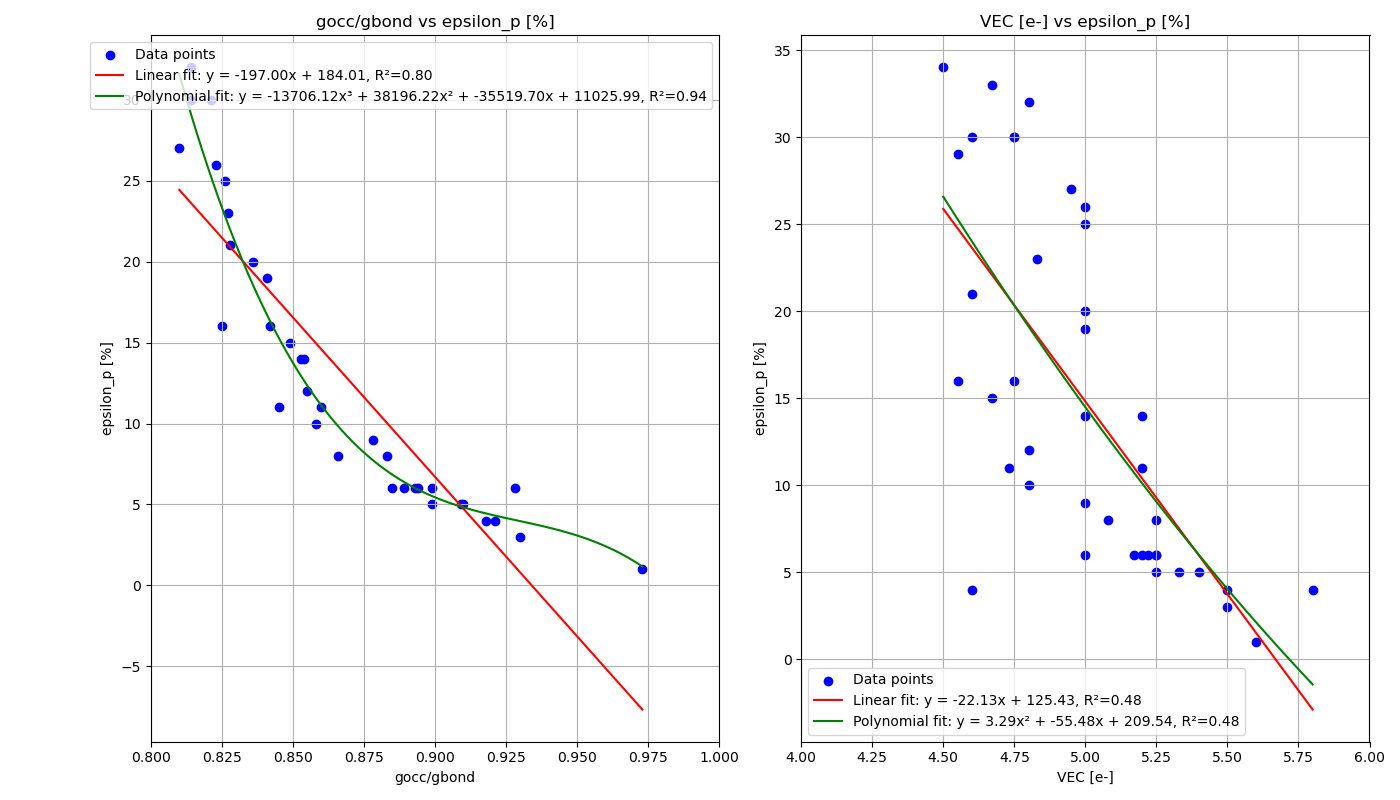

The script that saved this image:
import numpy as np
import pandas as pd
import matplotlib.pyplot as plt
from sklearn.linear_model import LinearRegression
from sklearn.preprocessing import PolynomialFeatures
from sklearn.metrics import r2_score

# Load data from the file
file_path = "../data/Borges.txt"  # Replace with your actual file path
df = pd.read_csv(file_path, sep="\t")

# Filter the rows where gocc/gbond is between 0.77 and 0.975
df_gocc = df[(df["gocc/gbond"] >= 0.8) & (df["gocc/gbond"] <= 0.975)]

# Define the features and target for gocc/gbond
X_gocc = df_gocc["gocc/gbond"].values.reshape(-1, 1)
y_gocc = df_gocc["epsilon_p [%]"].values

# Create a range of x values for fitting between min and max of gocc/gbond
x_fit_gocc = np.linspace(X_gocc.min(), X_gocc.max(), 100).reshape(-1, 1)

# Fit a linear regression model for gocc/gbond
linear_model_gocc = LinearRegression()
linear_model_gocc.fit(X_gocc, y_gocc)
y_pred_linear_gocc = linear_model_gocc.predict(x_fit_gocc)
linear_eq_gocc = f"y = {linear_model_gocc.coef_[0]:.2f}x + {linear_model_gocc.intercept_:.2f}"
r2_linear_gocc = r2_score(y_gocc, linear_model_gocc.predict(X_gocc))

# Fit a polynomial regression model for gocc/gbond (degree 2)
poly_gocc = PolynomialFeatures(degree=3)
X_gocc_poly = poly_gocc.fit_transform(X_gocc)
x_fit_gocc_poly = poly_gocc.fit_transform(x_fit_gocc)

poly_model_gocc = LinearRegression()
poly_model_gocc.fit(X_gocc_poly, y_gocc)
y_pred_poly_gocc = poly_model_gocc.predict(x_fit_gocc_poly)
poly_eq_gocc = f"y = {poly_model_gocc.coef_[3]:.2f}x³ + {poly_model_gocc.coef_[2]:.2f}x² + {poly_model_gocc.coef_[1]:.2f}x + {poly_model_gocc.intercept_:.2f}"
r2_poly_gocc = r2_score(y_gocc, poly_model_gocc.predict(X_gocc_poly))

# Filter the rows where epsilon_p [%] < 50 and VEC [e-] < 6
df_VEC = df[(df["epsilon_p [%]"] < 50) & (df["VEC [e-]"] < 6)]

# Define the features and target for VEC [e-]
X_VEC = df_VEC["VEC [e-]"].values.reshape(-1, 1)
y_VEC = df_VEC["epsilon_p [%]"].values

# Create a range of x values for fitting between min and max of VEC [e-]
x_fit_VEC = np.linspace(X_VEC.min(), X_VEC.max(), 100).reshape(-1, 1)

# Fit a linear regression model for VEC [e-]
linear_model_VEC = LinearRegression()
linear_model_VEC.fit(X_VEC, y_VEC)
y_pred_linear_VEC = linear_model_VEC.predict(x_fit_VEC)
linear_eq_VEC = f"y = {linear_model_VEC.coef_[0]:.2f}x + {linear_model_VEC.intercept_:.2f}"
r2_linear_VEC = r2_score(y_VEC, linear_model_VEC.predict(X_VEC))

# Fit a polynomial regression model for VEC [e-] (degree 2)
poly_VEC = PolynomialFeatures(degree=2)
X_VEC_poly = poly_VEC.fit_transform(X_VEC)
x_fit_VEC_poly = poly_VEC.fit_transform(x_fit_VEC)

poly_model_VEC = LinearRegression()
poly_model_VEC.fit(X_VEC_poly, y_VEC)
y_pred_poly_VEC = poly_model_VEC.predict(x_fit_VEC_poly)
poly_eq_VEC = f"y = {poly_model_VEC.coef_[2]:.2f}x² + {poly_model_VEC.coef_[1]:.2f}x + {poly_model_VEC.intercept_:.2f}"
r2_poly_VEC = r2_score(y_VEC, poly_model_VEC.predict(X_VEC_poly))

# Plot the results in two subplots
plt.figure(figsize=(14, 8))

# Subplot 1: gocc/gbond vs epsilon_p [%]
plt.subplot(1, 2, 1)
plt.scatter(df_gocc["gocc/gbond"], df_gocc["epsilon_p [%]"], color="blue", label="Data points")
plt.plot(x_fit_gocc, y_pred_linear_gocc, color="red", label=f"Linear fit: {linear_eq_gocc}, R²={r2_linear_gocc:.2f}")
plt.plot(x_fit_gocc, y_pred_poly_gocc, color="green", label=f"Polynomial fit: {poly_eq_gocc}, R²={r2_poly_gocc:.2f}")
plt.xlabel("gocc/gbond")
plt.ylabel("epsilon_p [%]")
plt.xlim([0.8, 1])
plt.title("gocc/gbond vs epsilon_p [%]")
plt.legend()
plt.grid(True)

# Subplot 2: VEC [e-] vs epsilon_p [%]
plt.subplot(1, 2, 2)
plt.scatter(df_VEC["VEC [e-]"], df_VEC["epsilon_p [%]"], color="blue", label="Data points")
plt.plot(x_fit_VEC, y_pred_linear_VEC, color="red", label=f"Linear fit: {linear_eq_VEC}, R²={r2_linear_VEC:.2f}")
plt.plot(x_fit_VEC, y_pred_poly_VEC, color="green", label=f"Polynomial fit: {poly_eq_VEC}, R²={r2_poly_VEC:.2f}")
plt.xlabel("VEC [e-]")
plt.ylabel("epsilon_p [%]")
plt.xlim([4, 6])
plt.title("VEC [e-] vs epsilon_p [%]")
plt.legend()
plt.grid(True)

# Save and show the combined plot
plt.tight_layout()
plt.savefig("bsd2epsilonFit.png")
plt.show()